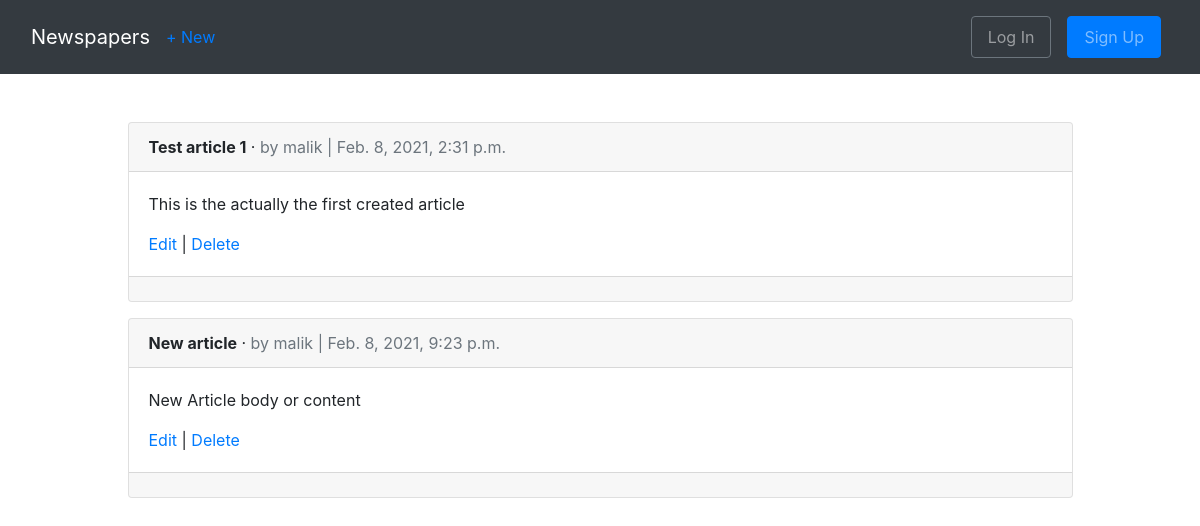
The page /articles/ on the database as committed earlier.
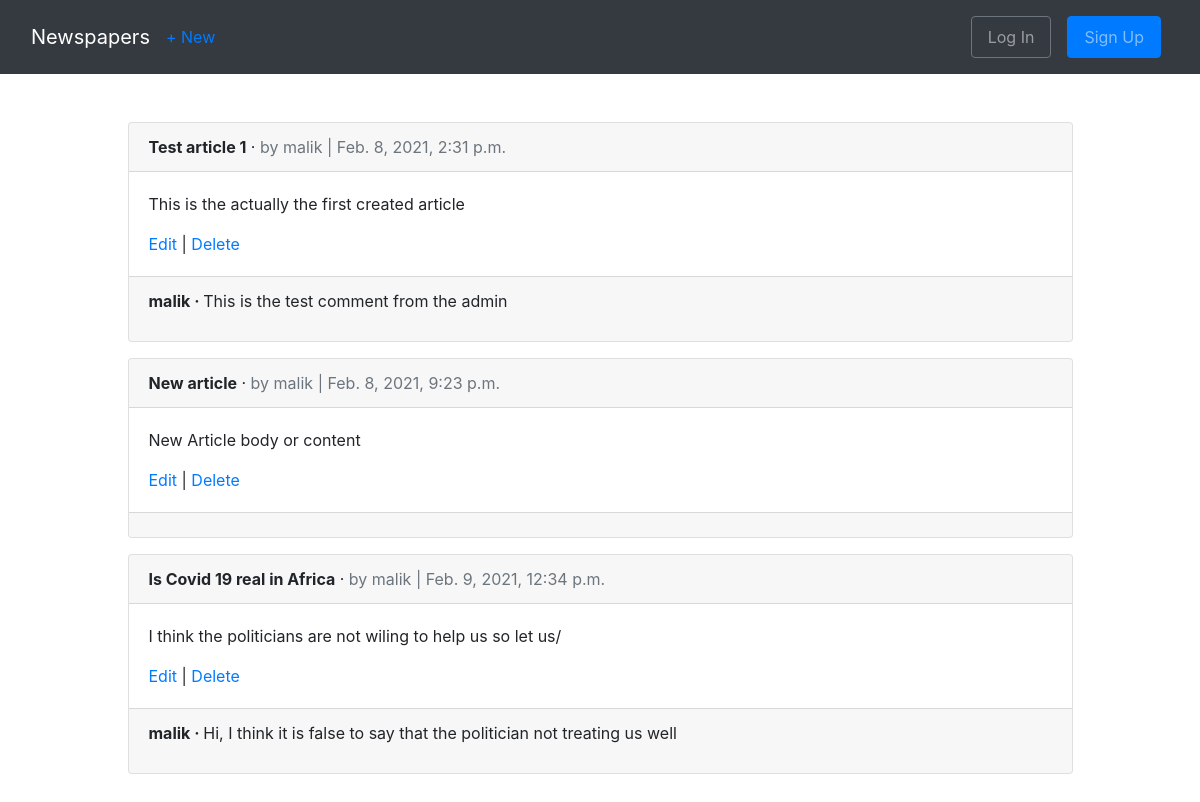
The same page on the database as committed later.
### articles/models.py (models this page shows, shortened)
class Article(models.Model):
    title = models.CharField(max_length=255)
    body = models.TextField()
    date = models.DateTimeField(auto_now_add=True)
    author = models.ForeignKey(
        get_user_model(),
        on_delete=models.CASCADE
    )

class Comment(models.Model):
    article = models.ForeignKey(
        Article,
        on_delete=models.CASCADE,
        related_name = 'comments'
        )
    comment = models.CharField(max_length=140)
    author = models.ForeignKey(
                get_user_model(),
                on_delete=models.CASCADE
            )
    def __str__(self):
        return self.comment

### accounts/models.py (models this page shows)
class CustomUser(AbstractUser):
    age = models.PositiveIntegerField(null = True, blank = True)

### articles/views.py (the view)
# urls.py: path('', ArticleListView.as_view(), name="article_list")
class ArticleListView(ListView):
    model = Article
    template_name = 'article_list.html'

### templates/article_list.html (shortened to what this page needs)
{% extends 'base.html' %}
{% block content %}
    <div class='container-fluid'>
        <div class="row justify-content-center">
            <div class='col-md-10'>
                {% for article in object_list %}
                    <div class="card mb-3">
                        <div class="card-header">
                            <span class="font-weight-bold">{{ article.title }}</span> &middot;
                            <span class="text-muted">by {{ article.author }} | {{ article.date }}</span>
                        </div>
                        <div class="card-body">
                            <p>{{ article.body }}</p>
                             <a href="{% url 'article_edit' article.pk %}">Edit</a> | <a href="{% url 'article_delete' article.pk %}">Delete</a>
                        </div>
                        <div class="card-footer">
                           {% for comment in article.comments.all %}
                            <p>
                            <span class="font-weight-bold">
                            {{ comment.author }} &middot;
                            </span>
                            {{ comment }}
                            </p>
                           {% endfor %}
                        </div>
                     </div>
                {% endfor %}
            </div>
        </div>
    </div>
{% endblock content %}

### templates/base.html (shortened to what this page needs)
<!DOCTYPE html >
<html>
    <head>
        <link rel="stylesheet" href="https://maxcdn.bootstrapcdn.com/bootstrap/4.0.0/css/bootstrap.min.css">
    </head>
    <body>
        <nav class="navbar navbar-expand-lg navbar-dark bg-dark">
            <div class="container-fluid">
                <a class="navbar-brand" href="{% url 'home' %}">Newspapers</a>
                    <a href="{% url 'article_new' %}">+ New</a>
                <div class="collapse navbar-collapse" id="navbarNavDropdown">
                <ul class="navbar-nav ml-auto">
                    {% if user.is_authenticated %}
                          <li class="nav-item">
                            <a class="nav-link btn btn-outline-secondary m-2 px-3" href="{% url 'password_change' %}">Change Password</a>
                        </li>
                        <li class="nav-item">
                            <a class="nav-link btn btn-success m-2 px-3" href="{% url 'logout' %}">Logout</a>
                        </li>
                        {% comment %} <li class="nav-item">
                             <a class="nav-link dropdown-toggle" href="#" id="navbarDropdownMenuLink" role="button" data-bs-toggle="dropdown" aria-expanded="false">
                                {{ user.username}}
                            </a>
                            <ul class="dropdown-menu" aria-labelledby="navbarDropdownMenuLink">
                                <li><a class="dropdown-item" href="#">Action</a></li>
                                <li><a class="dropdown-item" href="#">Another action</a></li>
                                <li><a class="dropdown-item" href="#">Something else here</a></li>
                            </ul>
                        </li> {% endcomment %}
                    {% else %}
                        <li class="nav-item">
                            <a class="nav-link btn btn-outline-secondary m-2 px-3" href="{% url 'login' %}">Log In</a>
                        </li>
                        <li class="nav-item">
                            <a class="nav-link btn btn-primary m-2 px-3" href="{% url 'signup' %}">Sign Up</a>
                        </li>
                    {% endif %}
                </ul>
                </div>
            </div>
        </nav>
        <div class="container-fluid">
            <div class="row justify-content-center">
                <div class="col-12 my-5">
                    {% block content %}
                    {% endblock content %}
                </div>
            </div>
        </div>
    </body>
</html>

Rows that differ between the two databases and show on the page:
added Comment: author "malik", comment "This is the test comment from the admin", shown under Article "Test article 1"
added Article: title "Is Covid 19 real in Africa", author "malik", date "Feb. 9, 2021, 12:34 p.m.", body "I think the politicians are not wiling to help us so let us/"
added Comment: author "malik", comment "Hi, I think it is false to say that the politician not treating us well", shown under "Is Covid 19 real in Africa"
